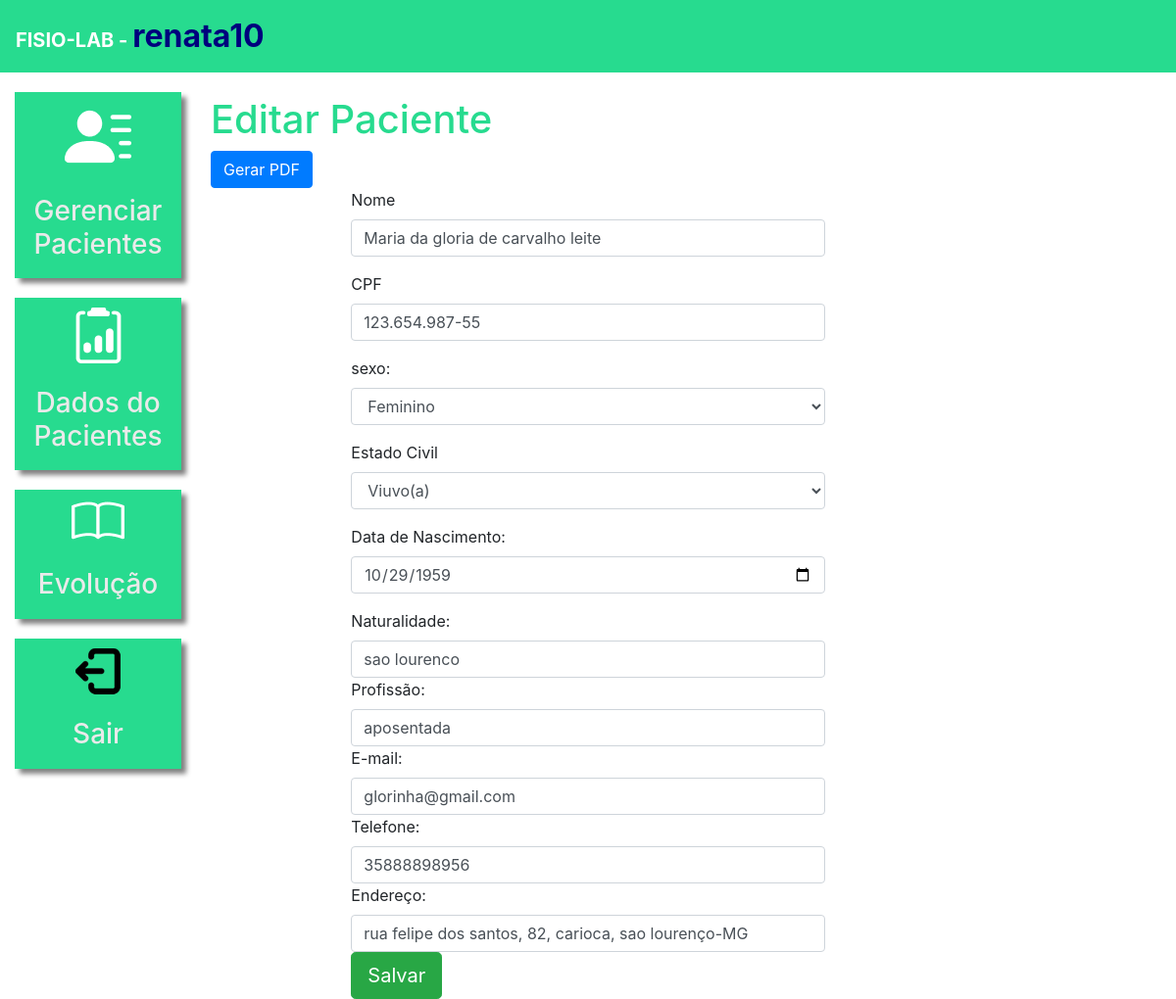
Page /editar_paciente/1/ (signed in) on the committed database.
### plataforma/models.py (models this page shows, shortened)
class Pacientes(models.Model):
    choices_sexo = (('Feminino', 'Feminino'),
                    ('Masculino', 'Masculino'),
                    ('Outros', 'Outros'))
    choices_estadocivil = (('Casado(a)', 'Casado(a)'),
                    ('Solteiro(a)', 'Solteiro(a)'),
                    ('Divorciado(a)', 'Divorciado(a)'),
                    ('Viuvo(a)', 'Viuvo(a)'))
    nome = models.CharField(max_length=50)
    cpf = models.CharField(max_length=14, verbose_name="CPF", blank=False, null=False)
    sexo = models.CharField(max_length=24, choices=choices_sexo)
    estadocivil = models.CharField(max_length=25, choices=choices_estadocivil)
    datanascimento = models.DateField()
    naturalidade = models.CharField(max_length=120)
    profissao = models.CharField(max_length=50)
    email = models.EmailField()
    telefone = models.CharField(max_length=25)
    endereco = models.CharField(max_length=50)
    fisio = models.ForeignKey(User, on_delete=models.CASCADE)

### plataforma/views.py (the view, shortened to what this page needs)
# urls.py: path('editar_paciente/<int:id>/', views.editar_paciente, name='editar_paciente'),
@login_required(login_url='/auth/logar/')
def editar_paciente(request, id):
    paciente = get_object_or_404(Pacientes, id=id)
    if not paciente.fisio == request.user:
        messages.add_message(request, constants.ERROR, 'Esse paciente não é seu')
        return redirect('/pacientes/')
    return render(request, 'editar_paciente.html', {'paciente': paciente})

### autenticacao/context_processors.py (called while the page is built)
def perfil_profissional(request):
    if request.user.is_authenticated:
        perfil = PerfilProfissional.objects.filter(usuario=request.user).first()
        return {'perfil': perfil}
    return {'perfil': None}

### plataforma/templates/editar_paciente.html (shortened to what this page needs)
{% extends 'base_plataforma.html' %}
{% load static %}
{% block 'plataforma' %}
    <br>
    <h1 class="titulo">Editar Paciente</h1>
    <a button  href="{% url 'imprimir_paciente' paciente.id %}" class="btn btn-primary">
        Gerar PDF </button>
    </a>
        <div class="col-md-8" style="width: 80%; margin: auto;">
                        <form action="{% url 'editar_paciente' paciente.id %}" method="POST"> {% csrf_token %}
                            <div class="form-group">
                                <label for="nome">Nome</label>
                                <input type="text" name="nome" class="form-control" value="{{paciente.nome}}">
                            </div>
                            <div class="form-group">
                                <label>CPF</label>
                                <input type="text" name="cpf" class="form-control"  placeholder="000.000.000-00" oninput="formatarCPF(this)" value="{{ paciente.cpf }}" required>
                            </div>
                            <div class="form-group">
                                <label for="sexo">sexo:</label>
                                <select name="sexo" class="form-control">
                                <option value="Feminino" {% if paciente.sexo == "Feminino" %}selected{% endif %}>Feminino</option>
                                </select>
                            </div>
                            <div class="form-group">
                                <label for="estadocivil">Estado Civil</label>
                                <select name="estadocivil" class="form-control">
                                <option value="Viuvo(a)" {% if paciente.estadocivil == "Viuvo(a)" %}selected{% endif %}>Viuvo(a)</option>
                                </select>
                             </div>
                            <div class="form-group">
                                <label for="datanascimento">Data de Nascimento:</label>
                                <input type="date" name="datanascimento" class="form-control" value="{{ paciente.datanascimento|date:'Y-m-d' }}" required>
                            </div>
                            <div>
                            <label>Naturalidade:</label>
                            <input type="text" name="naturalidade" class="form-control" value="{{ paciente.naturalidade }}" required>
                            </div>
                            <div>
                            <label>Profissão:</label>
                            <input type="text" name="profissao" class="form-control" value="{{ paciente.profissao }}" required>
                            </div>
                            <div>
                            <label>E-mail:</label>
                            <input type="email" name="email" class="form-control" value="{{ paciente.email }}" required>
                            </div>
                            <div>
                            <label>Telefone:</label>
                            <input type="text" name="telefone" class="form-control" value="{{ paciente.telefone }}" required>
                            </div>
                            <div>
                            <label>Endereço:</label>
                            <input type="text" name="endereco" class="form-control" value="{{ paciente.endereco }}" required>
                            </div>
                    <input type="submit" class="btn btn-success btn-lg" value="Salvar">
                </form>
        </div>
{% endblock %}

### templates/base.html (shortened to what this page needs)
{% load static %}
<!doctype html>
<html lang="pt-BR">
    <head>
        {% block 'head' %}{% endblock %}
        <link rel="stylesheet" href="https://cdn.jsdelivr.net/npm/bootstrap@4.6.1/dist/css/bootstrap.min.css">
    </head>
    <body>
        {% if user.is_authenticated %}
            <nav style="background-color: #27DB8F;" class="navbar navbar-expand-lg navbar-dark">
                <a style="font-weight: bold" class="navbar-brand" href="#">FISIO-LAB - <font color="#00007d" size="6">{{ user.username }}</font></a>
            </nav>
        {% endif %}
        {% block 'body' %}{% endblock %}
</body>
</html>

### templates/static/plataforma/css/css.css (style rules this page uses)
.titulo { color: #27DB8F; }

### rows in the picture
Pacientes: nome "Maria da gloria de carvalho leite", cpf "123.654.987-55", sexo "Feminino", estadocivil "Viuvo(a)", datanascimento "10/29/1959", naturalidade "sao lourenco", profissao "aposentada", email "glorinha@gmail.com", telefone "35888898956", endereco "rua felipe dos santos, 82, carioca, sao lourenço-MG"

### other values in the picture
{{ user.username }} "renata10"
